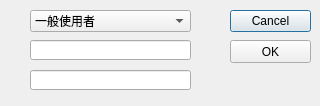
<?xml version="1.0" encoding="UTF-8"?>
<ui version="4.0">
 <class>LoginValid</class>
 <widget class="QDialog" name="LoginValid">
  <property name="windowModality">
   <enum>Qt::WindowModal</enum>
  </property>
  <property name="geometry">
   <rect>
    <x>0</x>
    <y>0</y>
    <width>320</width>
    <height>106</height>
   </rect>
  </property>
  <property name="sizePolicy">
   <sizepolicy hsizetype="Preferred" vsizetype="Preferred">
    <horstretch>0</horstretch>
    <verstretch>0</verstretch>
   </sizepolicy>
  </property>
  <property name="windowTitle">
   <string>Login</string>
  </property>
  <property name="modal">
   <bool>true</bool>
  </property>
  <widget class="QDialogButtonBox" name="buttonBox">
   <property name="geometry">
    <rect>
     <x>230</x>
     <y>10</y>
     <width>81</width>
     <height>221</height>
    </rect>
   </property>
   <property name="orientation">
    <enum>Qt::Vertical</enum>
   </property>
   <property name="standardButtons">
    <set>QDialogButtonBox::Cancel</set>
   </property>
  </widget>
  <widget class="QComboBox" name="comboBox">
   <property name="geometry">
    <rect>
     <x>30</x>
     <y>10</y>
     <width>161</width>
     <height>22</height>
    </rect>
   </property>
   <item>
    <property name="text">
     <string>一般使用者</string>
    </property>
   </item>
   <item>
    <property name="text">
     <string>管理員</string>
    </property>
   </item>
  </widget>
  <widget class="FocusEditor" name="lePasswd">
   <property name="geometry">
    <rect>
     <x>30</x>
     <y>40</y>
     <width>161</width>
     <height>20</height>
    </rect>
   </property>
  </widget>
  <widget class="FocusEditor" name="lePasswd_2">
   <property name="geometry">
    <rect>
     <x>30</x>
     <y>70</y>
     <width>161</width>
     <height>20</height>
    </rect>
   </property>
  </widget>
  <widget class="QPushButton" name="pbOk">
   <property name="geometry">
    <rect>
     <x>230</x>
     <y>40</y>
     <width>81</width>
     <height>23</height>
    </rect>
   </property>
   <property name="text">
    <string>OK</string>
   </property>
  </widget>
 </widget>
 <customwidgets>
  <customwidget>
   <class>FocusEditor</class>
   <extends>QLineEdit</extends>
   <header location="global">inputwin.h</header>
  </customwidget>
 </customwidgets>
 <resources/>
 <connections>
  <connection>
   <sender>buttonBox</sender>
   <signal>accepted()</signal>
   <receiver>LoginValid</receiver>
   <slot>accept()</slot>
   <hints>
    <hint type="sourcelabel">
     <x>248</x>
     <y>254</y>
    </hint>
    <hint type="destinationlabel">
     <x>157</x>
     <y>274</y>
    </hint>
   </hints>
  </connection>
  <connection>
   <sender>buttonBox</sender>
   <signal>rejected()</signal>
   <receiver>LoginValid</receiver>
   <slot>reject()</slot>
   <hints>
    <hint type="sourcelabel">
     <x>316</x>
     <y>260</y>
    </hint>
    <hint type="destinationlabel">
     <x>286</x>
     <y>274</y>
    </hint>
   </hints>
  </connection>
 </connections>
</ui>
